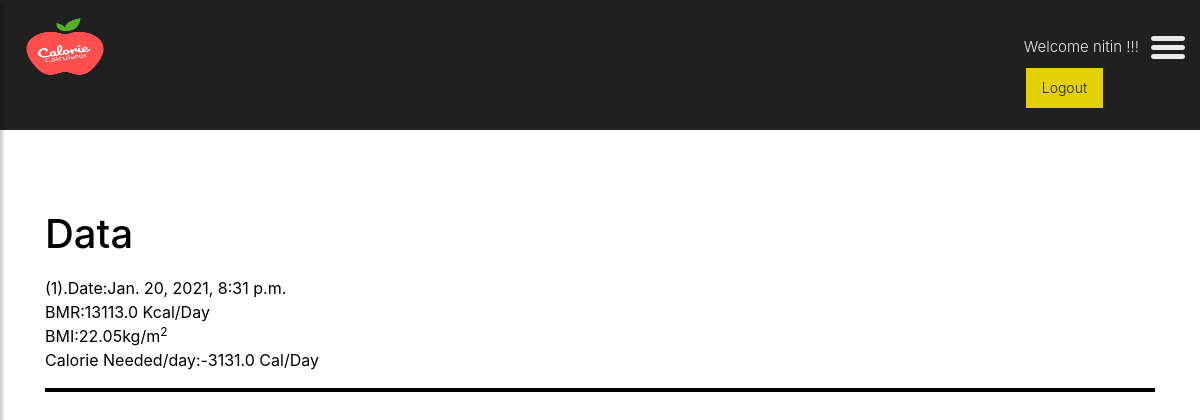
Page /results (signed in) on the earlier database version.
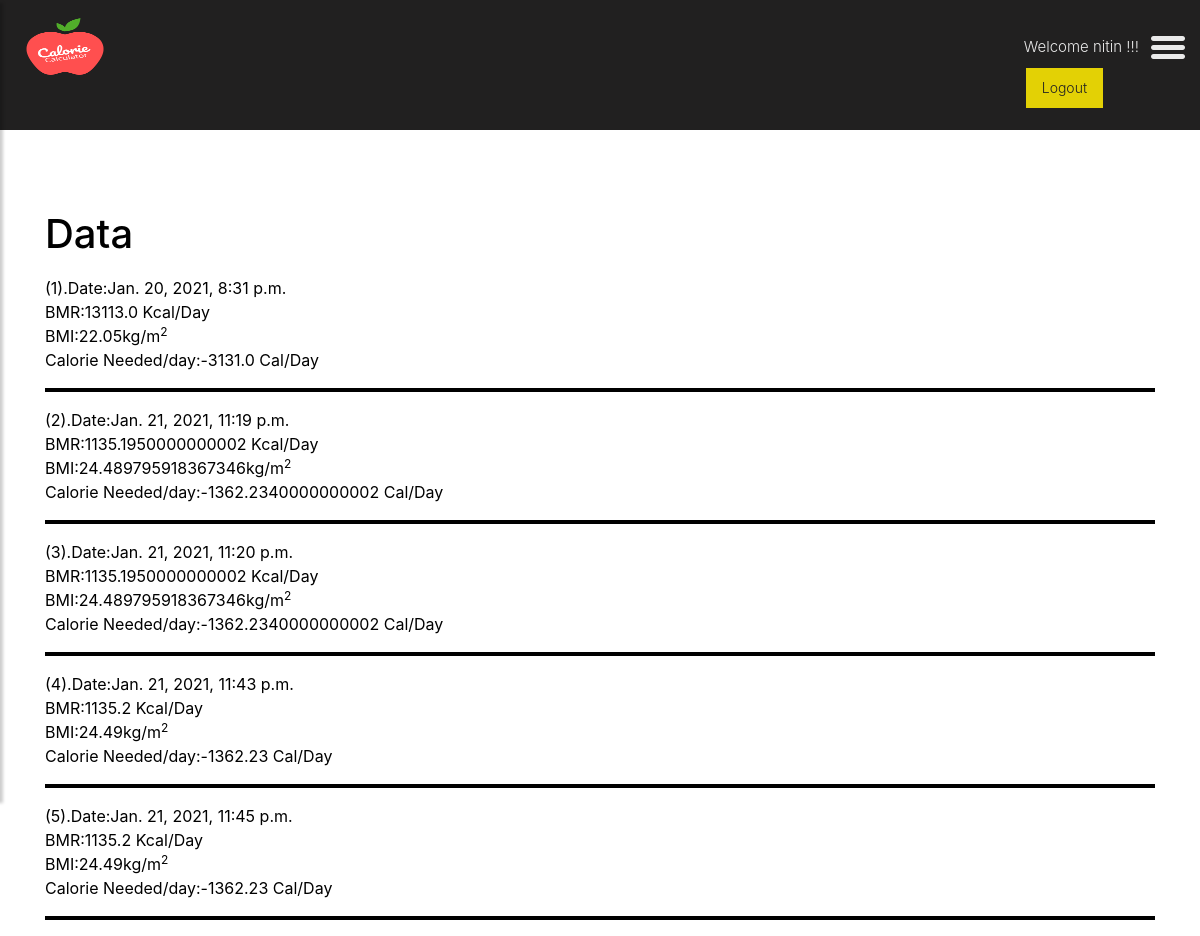
Same page on the later database version.
### Counter/models.py (models this page shows, shortened)
class Profile(models.Model):
    user = models.ForeignKey(User, on_delete=models.CASCADE)
    bmr = models.FloatField()
    res = models.FloatField()
    bmi = models.FloatField(default=24.50)
    date = models.DateTimeField( default=datetime.now, blank=True)

### Counter/views.py (the view)
# urls.py: path('results', results, name = 'results')
def results(request):
    if request.user.is_authenticated:
        profile = Profile.objects.filter(user = request.user)
        return render(request, 'results.html', {'profile':profile})
    else:
        return render(request, 'login.html')

### templates/results.html
{% extends "base.html" %}
{% block body %}
{% load static %}
<div class="about">
    <div class="container" style="margin-top: 10%;">
      <div class="row">
         <div class="col-md-12">
                        <h1 style="color: black;">Data</h1>
                        <ol>
                            {% for i in profile %}
                            <li style="color: black;">({{forloop.counter}}).Date:{{i.date}}<br>BMR:{{ i.bmr }} Kcal/Day<br>BMI:{{i.bmi}}kg/m<sup>2</sup> <br>Calorie Needed/day:-{{i.res}} Cal/Day</li>
                            <hr style="border: 2px black solid;">
                            {% endfor %}
                        </ol>
                    </div>
                </div>
        </div>
    </div>
{% endblock %}

### templates/base.html (shortened to what this page needs)
{% load static %}
<!DOCTYPE html>
<html lang="en">
<head>
    <link rel="stylesheet" href="{% static 'css/bootstrap.min.css' %}">
    <link rel="stylesheet" href="{% static 'css/owl.carousel.min.css' %}">
    <link rel="stylesheet" href="{% static 'css/style.css' %}">
    <link rel="stylesheet" href="{% static 'css/responsive.css' %}">
    <link rel="stylesheet" href="https://cdnjs.cloudflare.com/ajax/libs/font-awesome/4.7.0/css/font-awesome.min.css">
    <link rel="stylesheet" href="https://maxcdn.bootstrapcdn.com/bootstrap/4.5.2/css/bootstrap.min.css">
</head>
<body class="main-layout">
    <div class="wrapper">
    <div id="content">
    <header>
        <div class="container-fluid">
            <div class="row">
                <div class="col-md-3">
                    <div class="full">
                        <a class="logo" href="#"><img src="{% static 'images/log.png' %}"" alt="#" /></a>
                    </div>
                </div>
                <div class="col-md-9">
                    <div class="full">
                        <div class="right_header_info">
                            <ul>
                                <li class="button_user">{% if user.is_authenticated %}
                                    <p>Welcome {{ user.username }} !!!</p>
                                    <a class="button active" href="{% url 'logout' %}">Logout</a>
                                    {% else %}
                                    <a class="button active" href="{% url 'login' %}">Login</a><a class="button" href="{% url 'register' %}">Register</a></li>{% endif %}
                                <li>
                                    <button type="button" id="sidebarCollapse">
                                        <img src="{% static 'images/menu_icon.png' %}" alt="#">
                                    </button>
                                </li>
                            </ul>
                        </div>
                    </div>
                </div>
            </div>
        </div>
    </header>
{% block body %}
    {% endblock %}
</body>
</html>

### static/css/style.css (style rules this page uses)
body { color: #666666; font-size: 14px; font-family: 'poppins', sans-serif; line-height: 1.80857; font-weight: normal; }
a { color: #1f1f1f; text-decoration: none !important; outline: none !important; -webkit-transition: all .3s ease-in-out; -moz-transition: all .3s ease-in-out; -ms-transition: all .3s ease-in-out; -o-transition: all .3s ease-in-out; transition: all .3s ease-in-out; }
h1, h2, h3, h4, h5, h6 { letter-spacing: 0; font-weight: normal; position: relative; padding: 0 0 10px 0; font-weight: normal; line-height: normal; color: #111111; margin: 0 }
h1 { font-size: 24px }
*, *::after, *::before { -webkit-box-sizing: border-box; -moz-box-sizing: border-box; box-sizing: border-box; }
ul, li, ol { margin: 0px; padding: 0px; list-style: none; }
p { margin: 0px; font-weight: 300; font-size: 15px; line-height: 24px; }
a { color: #222222; text-decoration: none; outline: none !important; }
a, .btn { text-decoration: none !important; outline: none !important; -webkit-transition: all .3s ease-in-out; -moz-transition: all .3s ease-in-out; -ms-transition: all .3s ease-in-out; -o-transition: all .3s ease-in-out; transition: all .3s ease-in-out; }
img { max-width: 100%; height: auto; }
button { border: 0; margin: 0; padding: 0; cursor: pointer; }
.full { float: left; width: 100%; }
.full { width: 100%; float: left; margin: 0; padding: 0; }
header { min-height: 90px; background: #212020; padding: 15px 0; position: fixed; width: 100%; top: 0; left: 0; z-index: 998; }
header .container-fluid { max-width: 1850px; }
.right_header_info { width: 100%; float: left; padding: 20px 0 0; }
.right_header_info ul { list-style: none; padding: 0; margin: 0; float: right; }
.right_header_info ul li { display: inline; font-size: 16px; margin-left: 45px; color: #eaeaea; font-weight: 400; float: left; }
.right_header_info ul li a { color: #eaeaea; font-weight: 300; }
.button_user a { float: left; min-width: 75px; height: 35px; text-align: center; line-height: 35px; position: relative; top: -3px; padding: 0 15px; margin: 0 2px; }
.button_user a { float: left; min-width: 75px; height: 40px; text-align: center; line-height: 38px; position: relative; top: -7px; padding: 0 15px; margin: 0 2px; border: solid #eaeaea 1px; }
.button_user a:hover, .button_user a:focus, .button_user a.active { background: #e3d105; color: #fff; border-color: #e3d105; color: #222; }
#sidebarCollapse { background: transparent; }
.about { padding-top: 90px; }
#sidebarCollapse { background: transparent; padding: 0; border: none; }

### static/css/responsive.css (style rules this page uses)
@media (min-width: 1200px) and (max-width: 1500px) { .right_header_info ul li { font-size: 14px; margin-left: 12px; } }

Differences in the rows shown:
added Profile: date "Jan. 21, 2021, 11:19 p.m.", bmr "1135.1950000000002", bmi "24.489795918367346", res "1362.2340000000002"
added Profile: date "Jan. 21, 2021, 11:20 p.m.", bmr "1135.1950000000002", bmi "24.489795918367346", res "1362.2340000000002"
added Profile: date "Jan. 21, 2021, 11:43 p.m.", bmr "1135.2", bmi "24.49", res "1362.23"
added Profile: date "Jan. 21, 2021, 11:45 p.m.", bmr "1135.2", bmi "24.49", res "1362.23"
